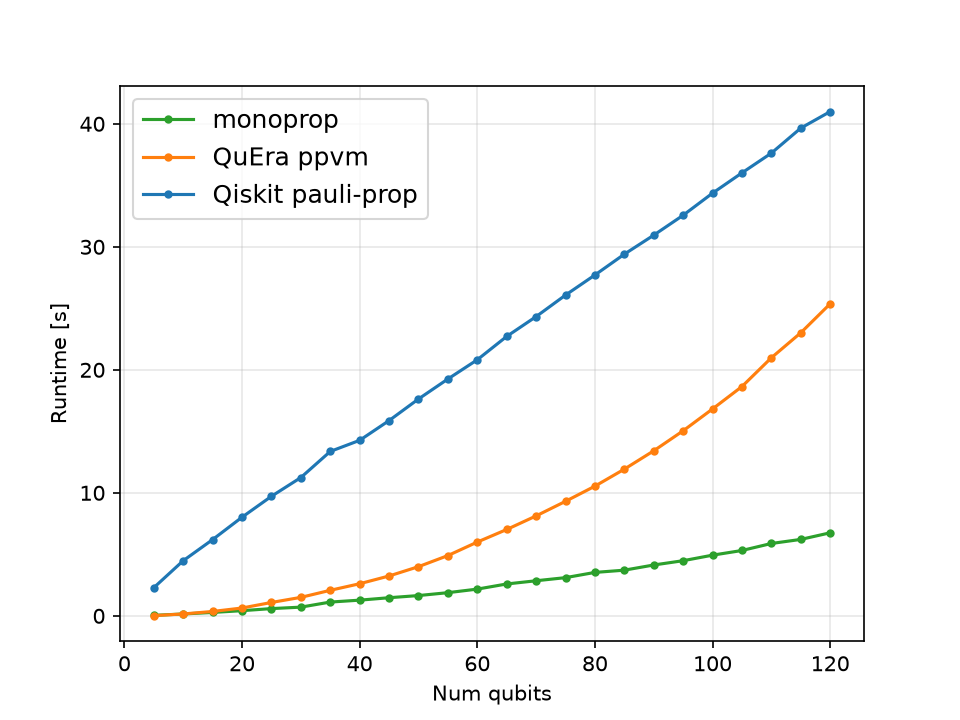

Generate this figure with Python:
# Copyright 2026 Algorithmiq
#
# Licensed under the Apache License, Version 2.0 (the "License");
# you may not use this file except in compliance with the License.
# You may obtain a copy of the License at
#
#     http://www.apache.org/licenses/LICENSE-2.0
#
# Unless required by applicable law or agreed to in writing, software
# distributed under the License is distributed on an "AS IS" BASIS,
# WITHOUT WARRANTIES OR CONDITIONS OF ANY KIND, either express or implied.
# See the License for the specific language governing permissions and
# limitations under the License.
"""Benchmark comparing to other Pauli Propagation simulators on Trotter-evolved Ising model."""

from __future__ import annotations

import time

import pylab as plt
from monoprop import MonomialPropagator, jordan_wigner_basis_change
from monoprop.qiskit_conversion import from_qiskit_circuit, from_qiskit_operator
from pauli_prop import propagate_through_circuit
from ppvm import PauliSum
from qiskit.circuit import QuantumCircuit
from qiskit.quantum_info import SparsePauliOp
from tqdm import tqdm

########################### SETTINGS ##########################
h = 1.0
j = 1.5 * h

dt = 0.002 / h
tot_time = 1.0 / h
num_steps = int(tot_time / dt)

qubit_range = range(5, 121, 5)
sv_max_qubits = 20
max_pauli_weight = 8
lower_atol = 1e-8
###############################################################

labels = [
    "monoprop",
    "QuEra ppvm",
    "Qiskit pauli-prop",
]
colors = {
    "monoprop": "tab:green",
    "QuEra ppvm": "tab:orange",
    "Qiskit pauli-prop": "tab:blue",
}
runtimes_dict = {label: [] for label in labels}

for nq in tqdm(qubit_range, desc="Running simulations", ncols=80):
    # -------------------------------- monoprop --------------------------------
    # define qiskit circuit
    circ = QuantumCircuit(nq)
    theta_x = dt * h
    theta_zz = dt * j
    for _ in range(num_steps):
        for i in range(nq):
            circ.rx(theta_x, i)
        for i in range(nq - 1):
            circ.rzz(theta_zz, i, i + 1)

    # define qiskit observable
    obs = SparsePauliOp.from_sparse_list(
        [("Z", [i], 1.0) for i in range(nq)], num_qubits=nq
    )

    mp_circ = from_qiskit_circuit(circ, initial_state=[])
    mp_obs = from_qiskit_operator(obs)
    mp = MonomialPropagator(
        initial_operator=mp_obs,
        quantum_circuit=mp_circ,
        cutoff_type="support",
        cutoff=max_pauli_weight,
        lower_atol=lower_atol,
        basis_change=jordan_wigner_basis_change(nq),
    )
    t1 = time.perf_counter()
    mp.propagate(evolve_with_coeffs=True)
    expval = mp.expectation_value()
    t2 = time.perf_counter()
    runtimes_dict["monoprop"].append(t2 - t1)

    # ---------------------------------- ppvm ----------------------------------
    # define observable
    ppvm_obs = PauliSum.new(
        n_qubits=nq,
        terms=[f"Z{i}" for i in range(nq)],
        min_abs_coeff=lower_atol,
        max_pauli_weight=max_pauli_weight,
    )

    # evolve observable
    t1 = time.perf_counter()
    for _ in range(num_steps):
        for i in range(nq - 1):
            ppvm_obs.rzz(i, i + 1, theta_zz)
        for i in range(nq):
            ppvm_obs.rx(i, theta_x)
    ppvm_expval = ppvm_obs.overlap_with_zero()
    t2 = time.perf_counter()

    runtimes_dict["QuEra ppvm"].append(t2 - t1)

    # ------------------------------- pauli-prop -------------------------------
    # Re-uses circ and obs already built in the monoprop section.
    # pauli-prop truncates by max_terms (keep largest N terms) + atol, whereas
    # monoprop/ppvm truncate by Pauli weight; the comparison is approximate.
    t1 = time.perf_counter()
    evolved_obs, _ = propagate_through_circuit(
        obs, circ, max_terms=10_000, atol=lower_atol, frame="h"
    )
    expval = float(evolved_obs.coeffs[~evolved_obs.paulis.x.any(axis=1)].sum())
    t2 = time.perf_counter()
    runtimes_dict["Qiskit pauli-prop"].append(t2 - t1)


fig1, ax1 = plt.subplots()
for label in labels:
    color = colors[label]
    ax1.plot(qubit_range, runtimes_dict[label], marker=".", color=color, label=label)
ax1.set_xlabel("Num qubits")
ax1.set_ylabel("Runtime [s]")
ax1.legend(fontsize=12)
ax1.grid(which="both", alpha=0.3)
plt.savefig("trotter_ising.png", dpi=150)
